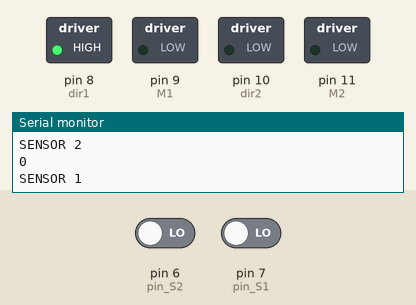
A sketch run on a simulated Arduino Uno, built with avr-gcc and run on an emulated ATmega328P. Shown: switched loads named in the sketch (green lamp = pin HIGH), the last lines printed to the serial monitor. The inputs (shaded band) are chosen by the test bench; at power-on: pin 6 (pin_S2) LOW, pin 7 (pin_S1) LOW.

Above: at 1.2 s.
1.3 s: pin 6 (pin_S2) driven HIGH
At 2.2 s:
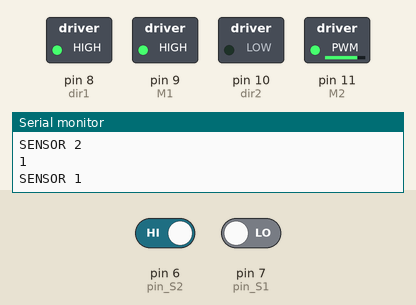
2.8 s: pin 7 (pin_S1) driven HIGH
At 3.8 s:
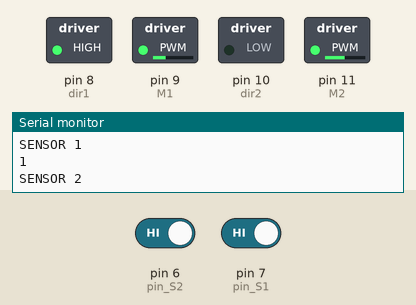
4.3 s: pin 7 (pin_S1) driven LOW
At 5.7 s:
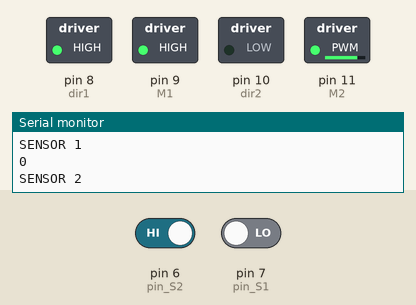
Timing chart, 0 to 7.3 s (numbered marks = the images above; inputs shaded):
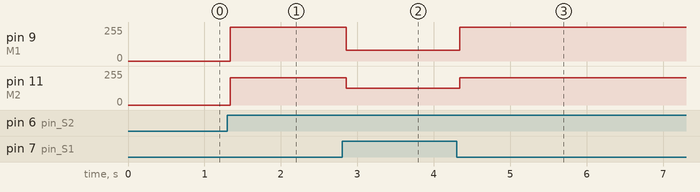

The sketch:

AC2.ino
```cpp
//Definição dos pinos de controle do motor
#define M1 9 // Pino_Velocidade 1º Motor ( 0 a 255)_ Porta IN2 ponte H;
#define M2 11 //Pino_Velocidade 2º Motor ( 0 a 255) _ Porta IN4 ponte H;
#define dir1 8 //Pino_Direção do 1º Motor: Para frente / Para trás (HIGH ou LOW)_ porta IN1 ponte H;
#define dir2 10 //Pino_Direção do 2º Motor: Para frente / Para trás (HIGH ou LOW)_ porta IN3 ponte H;

//Definição dos pinos dos sensores
#define pin_S1 7
#define pin_S2 6
bool Sensor1 = 0;
bool Sensor2 = 0;

//variável responsável por controlar a velocidade dos motores
int velocidade = 150;

void setup(){
//Setamos os pinos de controle dos motores como saída
Serial.begin(9600);
pinMode(M1, OUTPUT);
pinMode(M2, OUTPUT);
pinMode(dir1, OUTPUT);
pinMode(dir2, OUTPUT);

//Setamos a direção inicial do motor como 0, isso fará com que ambos os motores girem para frente
digitalWrite(dir1, HIGH);
digitalWrite(dir2, LOW);

//Setamos os pinos dos sensores como entrada
pinMode(pin_S1, INPUT);
pinMode(pin_S2, INPUT);
}

void loop(){
//Neste processo armazenamos o valor lido pelo sensor na variável que armazena tais dados.
Sensor1 = digitalRead(pin_S1);
Sensor2 = digitalRead(pin_S2);

Serial.println("SENSOR 1");
Serial.println(Sensor1);

Serial.println("SENSOR 2");
Serial.println(Sensor2);


//Aqui está toda a lógica de comportamento do robô: Para a cor branca atribuímos o valor 0 e, para a cor preta, o valor 1.
if((Sensor1 == 1) && (Sensor2 == 1)){ // Se detectar na extremidade das faixas duas cores brancas
analogWrite(M1, 80); // Ambos motores ligam na mesma velocidade
analogWrite(M2, 125);
}

if((Sensor1 == 0) && (Sensor2 == 1)){ // Se detectar um lado preto e o outro branco
analogWrite(M1, 255); // O motor 1 desliga
analogWrite(M2, 205); // O motor 2 fica ligado, fazendo assim o carrinho virar
}

if((Sensor1 == 1) && (Sensor2 == 0)){ // Se detectar um lado branco e o outro preto
analogWrite(M1, 0); //O motor 1 fica ligado
analogWrite(M2, 0); // O motor 2 desliga, fazendo assim o carrinho virar no outro sentido
}

}
```

Measured:
- after the input at 1.3 s, pin 9 (M1): 0/255 → 255/255 at once; pin 11 (M2): 0/255 → 205/255 at once
- after the input at 2.8 s, pin 9 (M1): 255/255 → 80/255 after 0.05 s; pin 11 (M2): 205/255 → 125/255 after 0.05 s
- after the input at 4.3 s, pin 9 (M1): 80/255 → 255/255 at once; pin 11 (M2): 125/255 → 205/255 at once
